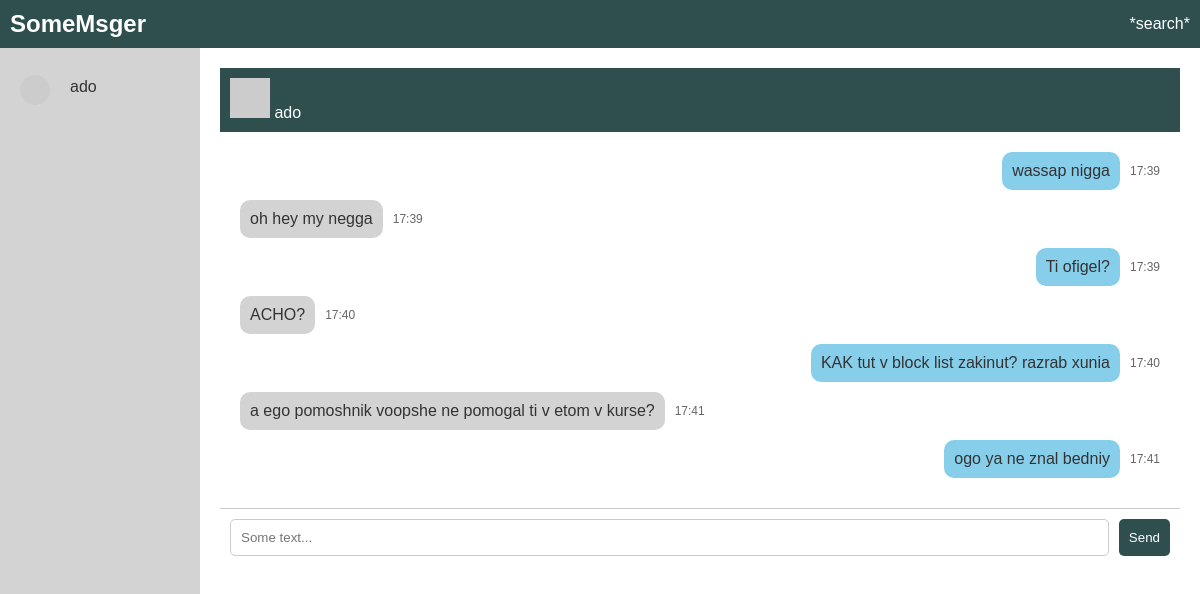
The app's page /chats/ado (signed in) with its own data.
### tables this page shows
CREATE TABLE users (
        id INTEGER PRIMARY KEY AUTOINCREMENT,
        email TEXT UNIQUE NOT NULL,
        username TEXT UNIQUE NOT NULL,
        password TEXT NOT NULL,
        name TEXT,
        surname TEXT,
        age INTEGER,
        interests TEXT
    );

CREATE TABLE messages (
        id INTEGER PRIMARY KEY AUTOINCREMENT,
        sender_id INTEGER,
        receiver_id INTEGER,
        content TEXT,
        timestamp TEXT,
        is_group BOOLEAN,
        group_id INTEGER,
        FOREIGN KEY(sender_id) REFERENCES users(id),
        FOREIGN KEY(receiver_id) REFERENCES users(id),
        FOREIGN KEY(group_id) REFERENCES groups(id)
    );

### app.py (the view)
@app.route('/chats/<username>')
def chat_user(username):
    if 'user_id' not in session:
        return redirect(url_for('login'))
    conn = sqlite3.connect('database.db')
    c = conn.cursor()
    c.execute("SELECT id FROM users WHERE username = ?", (username,))
    friend = c.fetchone()
    if not friend:
        conn.close()
        return redirect(url_for('chats'))
    c.execute("SELECT * FROM messages WHERE ((sender_id = ? AND receiver_id = ?) OR (sender_id = ? AND receiver_id = ?)) AND is_group = 0",
              (session['user_id'], friend[0], friend[0], session['user_id']))
    messages = c.fetchall()
    last_message_id = messages[-1][0] if messages else 0
    c.execute("SELECT friend_id, status FROM friends WHERE user_id = ? AND status = 'accepted'", (session['user_id'],))
    friends = c.fetchall()
    friend_list = []
    for friend in friends:
        c.execute("SELECT username FROM users WHERE id = ?", (friend[0],))
        friend_list.append(c.fetchone()[0])
    conn.close()
    return render_template('chat_user.html', username=username, messages=messages, friends=friend_list, last_message_id=last_message_id)

### templates/chat_user.html (shortened to what this page needs)
<!DOCTYPE html>
<html lang="en">
<head>
    <link rel="stylesheet" href="/static/styles.css">
</head>
<body>
    <header>
        <div class="logo">SomeMsger</div>
        <nav>
            <a href="/search">*search*</a>
        </nav>
    </header>
    <div class="container">
        <div class="sidebar">
            {% for friend in friends %}
                <div class="item">
                    <img src="https://via.placeholder.com/30" alt="Avatar">
                    <a href="/chats/{{ friend }}">{{ friend }}</a>
                </div>
            {% endfor %}
        </div>
        <div class="main">
            <header>
                <div class="item">
                    <img src="https://via.placeholder.com/40" alt="Avatar">
                    <span>{{ username }}</span>
                </div>
            </header>
            <div class="messages">
                {% for message in messages %}
                    <div class="message {{ 'sent' if message[1] == session['user_id'] else 'received' }}">
                        <div class="bubble">{{ message[3] }}</div>
                        <span class="time">{{ message[4] }}</span>
                    </div>
                {% endfor %}
            </div>
            <div class="chat-input">
                <input type="text" id="message-input" placeholder="Some text...">
                <button onclick="sendMessage()">Send</button>
            </div>
        </div>
    </div>
</body>
</html>

### static/styles.css (style rules this page uses)
* { margin: 0; padding: 0; box-sizing: border-box; font-family: Arial, sans-serif; }
body { height: 100vh; background: #fff; color: #333; }
header { background-color: #2F4F4F; color: white; padding: 10px; display: flex; justify-content: space-between; align-items: center; }
header .logo { font-size: 24px; font-weight: bold; }
nav { display: flex; gap: 10px; }
nav a, nav button { color: white; text-decoration: none; background: none; border: none; cursor: pointer; }
.container { display: flex; height: calc(100vh - 60px); }
.sidebar { width: 200px; background-color: #D3D3D3; padding: 10px; overflow-y: auto; }
.sidebar a, .sidebar div { display: block; padding: 10px; color: #333; text-decoration: none; margin-bottom: 5px; }
.sidebar .item { display: flex; align-items: center; gap: 10px; }
.sidebar .item img { width: 30px; height: 30px; border-radius: 50%; }
.main { flex-grow: 1; padding: 20px; overflow-y: auto; }
.messages { flex-grow: 1; padding: 20px; overflow-y: auto; }
.message { margin-bottom: 10px; display: flex; align-items: center; gap: 10px; }
.message.sent { justify-content: flex-end; }
.message.received { justify-content: flex-start; }
.message .bubble { padding: 10px; border-radius: 10px; max-width: 60%; }
.message.sent .bubble { background-color: #87CEEB; }
.message.received .bubble { background-color: #D3D3D3; }
.message .time { font-size: 12px; color: #666; }
.chat-input { display: flex; gap: 10px; padding: 10px; border-top: 1px solid #ccc; }
.chat-input input { flex-grow: 1; padding: 10px; border: 1px solid #ccc; border-radius: 5px; }
.chat-input button { background-color: #2F4F4F; color: white; padding: 10px; border: none; border-radius: 5px; cursor: pointer; }

### records on screen
users: username "ado"
messages: content "wassap nigga", timestamp "17:39"
messages: content "oh hey my negga", timestamp "17:39"
messages: content "Ti ofigel?", timestamp "17:39"
messages: content "ACHO?", timestamp "17:40"
messages: content "KAK tut v block list zakinut? razrab xunia", timestamp "17:40"
messages: content "a ego pomoshnik voopshe ne pomogal ti v etom v kurse?", timestamp "17:41"
messages: content "ogo ya ne znal bedniy", timestamp "17:41"
